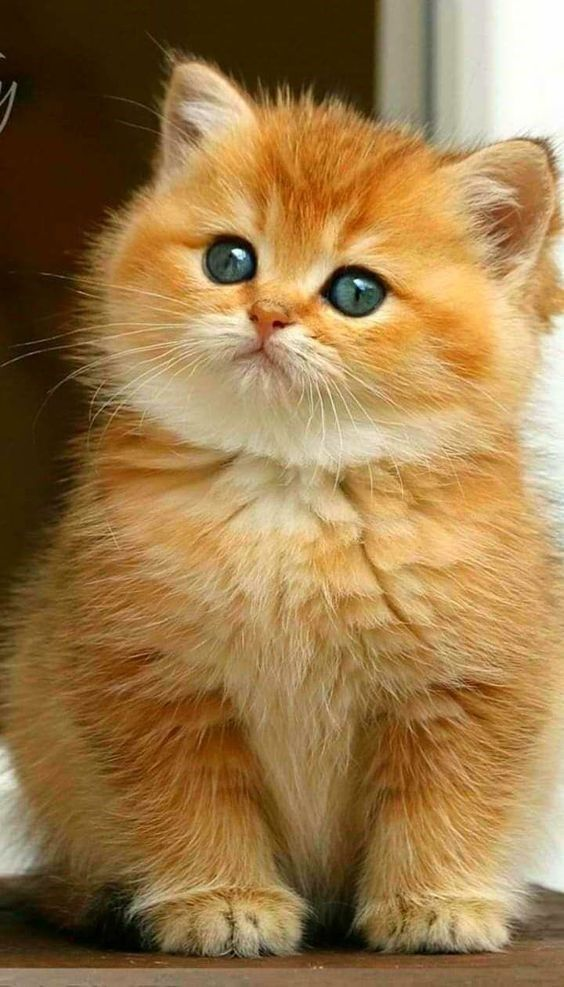
#> input picture lecture-5:neural-networks/CNN/Images/cat.jpg, 564 x 987 px
$ python part5.py
#> lines starting #> are read from the running program, lines starting #| are printed output that depends on the picture; after the words box and inside, x2 and y2 are one past the last pixel; in counts of white or black regions, pixels touching at a corner belong together
import cv2 as cv
import os
import matplotlib.pyplot as plt
import numpy as np


def thresholding():
    root = os.getcwd()
    imgPath = os.path.join(root, 'Images/cat.jpg')
    img = cv.imread(imgPath)
#> img is the input picture: shape (987, 564, 3); mean B, G, R 73.8, 121, 154.4
    imgGray = cv.cvtColor(img, cv.COLOR_BGR2GRAY)
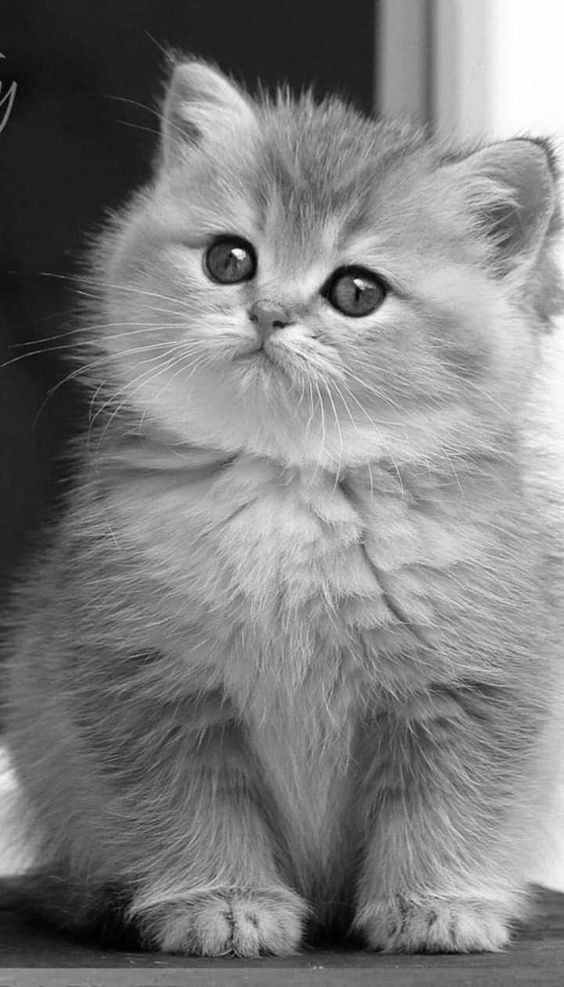
#> imgGray: shape (987, 564); min 0, max 255, mean 125.6

    histogram = cv.calcHist([imgGray],[0], None,[256],[0,256])
#> histogram = 256 values, max 11908 at index 33, min 6 at index 0, mean 2174.5

    plt.figure()
    plt.subplot(2,3,1)
    plt.plot(histogram)


    thresholdOptions= [cv.THRESH_BINARY,cv.THRESH_BINARY_INV,cv.THRESH_TOZERO,cv.THRESH_TOZERO_INV,cv.THRESH_TRUNC]
    thresholdNames = ['binary', 'binary inverse', 'tozero', 'tozero inverse', 'truncated']

    for i in range(len(thresholdNames)):
        plt.subplot(2,3,i+2)
        _,imgThresh = cv.threshold(imgGray,140,255,thresholdOptions[i])
        plt.imshow(imgThresh,cmap='gray')
        plt.title(thresholdNames[i])
#> this loop made 5 passes
#> pass 1, in thresholding, `_,imgThresh = cv.threshold(imgGray,140,255,thresholdOptions[i])`:
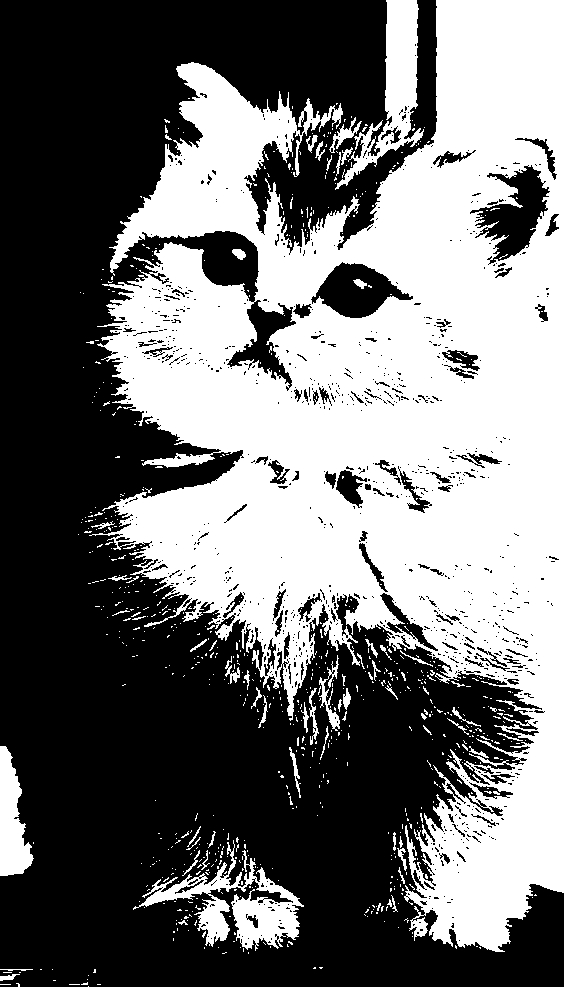
#> imgThresh: shape (987, 564); 44.7% white; 787 white regions (727 under 20 px), largest, box (x1, y1, x2, y2) and area: (89, 0, 564, 952) 229058, (133, 840, 304, 951) 5590, (335, 0, 424, 190) 5168
#> pass 3, in thresholding, `_,imgThresh = cv.threshold(imgGray,140,255,thresholdOptions[i])`:
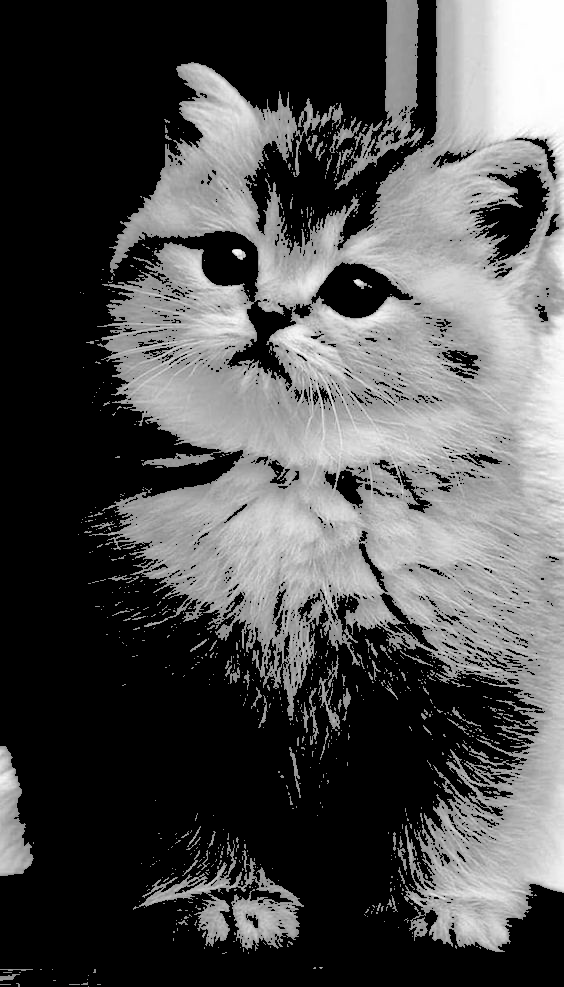
#> imgThresh: shape (987, 564); min 0, max 255, mean 80.1


    plt.show()
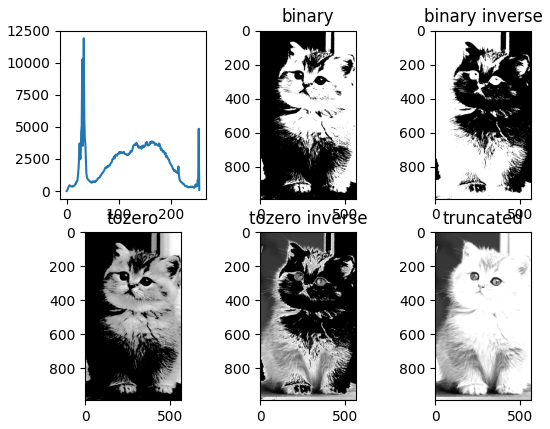
#> figure drawn by matplotlib, 6 panels; panel 1: curve peaks at x = 33, y = 11908


if __name__ == "__main__":
    thresholding()

$ run again, with lecture-5:neural-networks/CNN/Images/image2.jpg copied over lecture-5:neural-networks/CNN/Images/cat.jpg
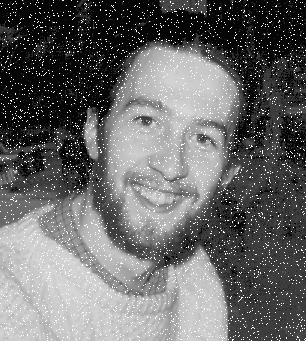
#> input picture lecture-5:neural-networks/CNN/Images/image2.jpg, 306 x 341 px
#> in thresholding, img is the input picture: shape (341, 306, 3); min 6, max 255, mean 104.1
#> histogram = 256 values, max 24142 at index 6, min 0 at index 0, mean 407.6
#> the loop in thresholding, `for i in range(len(thresholdNames)):` made 5 passes
#> pass 1, in thresholding, `_,imgThresh = cv.threshold(imgGray,140,255,thresholdOptions[i])`:
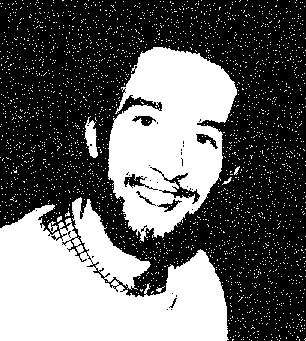
#> imgThresh: shape (341, 306); 39.4% white; 2517 white regions (2509 under 20 px), largest, box (x1, y1, x2, y2) and area: (0, 197, 229, 341) 21503, (108, 47, 237, 242) 16063, (84, 116, 98, 158) 328
#> pass 3, in thresholding, `_,imgThresh = cv.threshold(imgGray,140,255,thresholdOptions[i])`:
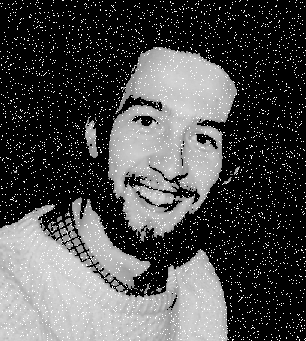
#> imgThresh: shape (341, 306); min 0, max 255, mean 76.8
